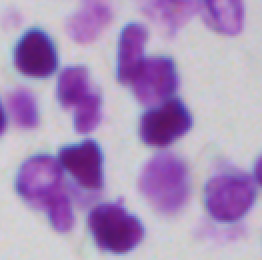
#> input picture notebooks/specimens.png, 131 x 130 px (shown 2 times larger)
$ jupyter execute watershed.ipynb   (shell and % lines are left out)
#> lines starting #> are read from the running program, lines starting #| are printed output that depends on the picture; after the words box and inside, x2 and y2 are one past the last pixel; in counts of white or black regions, pixels touching at a corner belong together
[cell 1]
import torch
from PIL import Image,ImageDraw
import matplotlib.pyplot as plt
import numpy as np
import cv2

[cell 2]
img = cv2.imread('specimens.png')
#> img is the input picture: shape (130, 131, 3); mean B, G, R 189.5, 146, 171.4

[cell 3]
plt.rcParams['figure.dpi'] = 100
plt.imshow(img)

[cell 4]
gray = cv2.cvtColor(img,cv2.COLOR_BGR2GRAY)
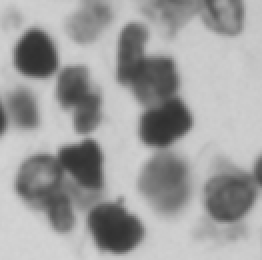
#> gray: shape (130, 131) (shown 2 times larger); min 48, max 212, mean 158.5

[cell 5]
plt.rcParams['figure.dpi'] = 100
plt.imshow(gray,cmap='gray')

[cell 6]
thresh,ret = cv2.threshold(gray,0,255,cv2.THRESH_BINARY_INV+cv2.THRESH_OTSU)
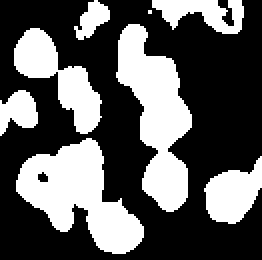
#> ret: shape (130, 131) (shown 2 times larger); 36.5% white; 8 white regions (1 under 20 px), largest, box (x1, y1, x2, y2) and area: (8, 69, 72, 127) 1872, (58, 12, 96, 106) 1847, (7, 14, 51, 67) 946
#> thresh = 146

[cell 7]
thresh
#> Out = 146

[cell 8]
plt.rcParams['figure.dpi'] = 100
plt.imshow(ret,cmap='gray')

[cell 9]
kernel = np.ones((3,3),np.uint8)
opening = cv2.morphologyEx(ret,cv2.MORPH_OPEN,kernel, iterations = 2)
#> opening: shape (130, 131); 35.6% white; 8 white regions, largest, box (x1, y1, x2, y2) and area: (8, 70, 72, 127) 1855, (59, 12, 96, 105) 1837, (7, 14, 50, 66) 931

[cell 10]
plt.rcParams['figure.dpi'] = 100
plt.imshow(opening,cmap='gray')

[cell 11]
sure_bg = cv2.dilate(opening,kernel,iterations=3)
#> sure_bg: shape (130, 131); 56% white; 1 black region, box (x1, y1, x2, y2) and area: (0, 0, 131, 130) 7490
plt.rcParams['figure.dpi'] = 100
plt.imshow(sure_bg,cmap='gray')

[cell 12]
dist_transform = cv2.distanceTransform(opening,cv2.DIST_L2,5)
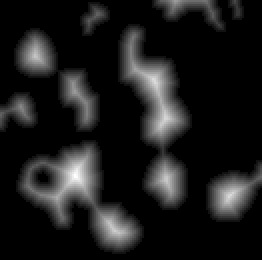
#> dist_transform: shape (130, 131) float32 (shown 2 times larger); min 0, max 14, mean 1.54; drawn with min black and max white
plt.rcParams['figure.dpi'] = 100
plt.imshow(dist_transform,cmap='gray')

[cell 13]
thresh2, sure_fg = cv2.threshold(dist_transform,0.3*dist_transform.max(),255,0)
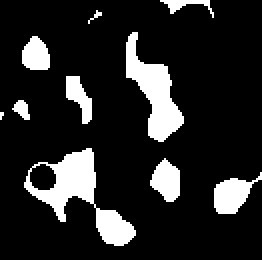
#> sure_fg: shape (130, 131) float32 (shown 2 times larger); 15.1% white; 10 white regions (2 under 20 px), largest, box (x1, y1, x2, y2) and area: (12, 74, 68, 123) 890, (63, 16, 92, 71) 675, (107, 86, 131, 107) 271
#> thresh2 = 4.2
plt.rcParams['figure.dpi'] = 100
plt.imshow(sure_fg,cmap='gray')

[cell 14]
sure_fg = np.uint8(sure_fg)
num, markers2 = cv2.connectedComponents(sure_fg)
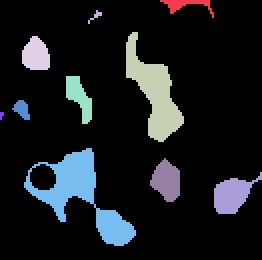
#> markers2: shape (130, 131) int32 (shown 2 times larger); 11 distinct labels, from 0 to 10; one colour per label, 0 black
#> num = 11
print(num)
#| 11

[cell 15]
unknow = cv2.subtract(sure_bg, sure_fg)
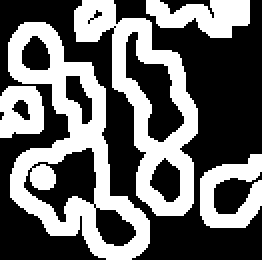
#> unknow: shape (130, 131) (shown 2 times larger); 40.9% white; 5 white regions, box (x1, y1, x2, y2) and area: (4, 11, 75, 130) 2993, (37, 0, 99, 108) 2223, (100, 77, 131, 114) 661, (73, 0, 125, 19) 644, (0, 43, 22, 69) 445

markers2 = markers2 + 1
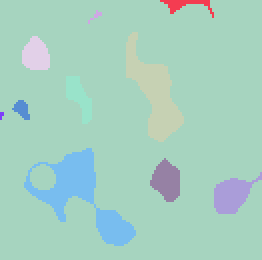
#> markers2: shape (130, 131) int32 (shown 2 times larger); 11 distinct labels, from 1 to 11; one colour per label, 0 black

markers2[unknow == 255] = 0
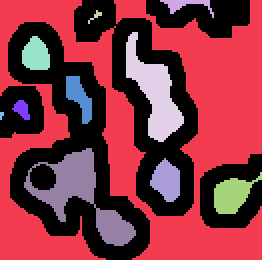
#> markers2: shape (130, 131) int32 (shown 2 times larger); 12 distinct labels, from 0 to 11; one colour per label, 0 black

[cell 16]
plt.rcParams['figure.dpi'] = 100
plt.imshow(markers2,cmap='gray')

[cell 17]
result = cv2.watershed(img,markers2)
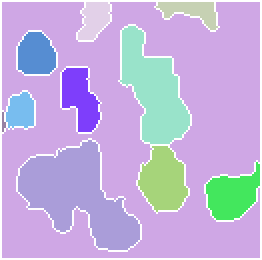
#> result: shape (130, 131) int32 (shown 2 times larger); 12 distinct labels, from -1 to 11; one colour per label, 0 black, -1 white

[cell 18]
img[markers2 == -1] = [0,0,255]
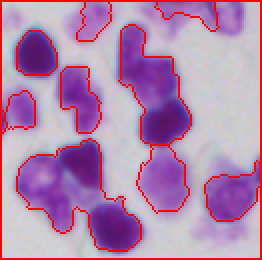
#> img: shape (130, 131, 3) (shown 2 times larger); 7.86% of pixels changed, all inside (x1, y1, x2, y2) = (0, 0, 131, 130)
plt.rcParams['figure.dpi'] = 200
plt.imshow(img,cmap='gray')

$ run again, with notebooks/speci2.png copied over notebooks/specimens.png
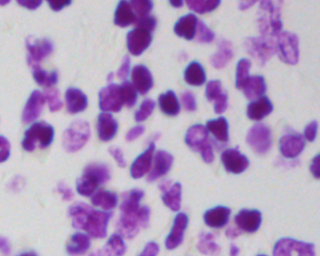
#> input picture notebooks/speci2.png, 320 x 256 px
#> img is the input picture: shape (256, 320, 3); mean B, G, R 193, 154.2, 177.3
#> `thresh,ret = cv2.threshold(gray,0,255,cv2.THRESH_BINARY_INV+cv2.THRESH..`:
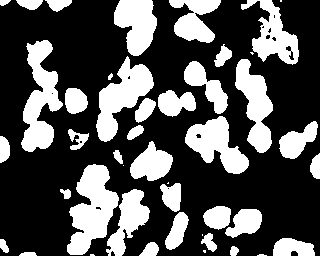
#> ret: shape (256, 320); 32.3% white; 44 white regions (8 under 20 px), largest, box (x1, y1, x2, y2) and area: (67, 164, 119, 255) 2697, (21, 40, 63, 152) 2463, (96, 56, 154, 142) 2226
#> thresh = 148
#> opening: shape (256, 320); 31.4% white; 38 white regions, largest, box (x1, y1, x2, y2) and area: (67, 165, 118, 255) 2675, (22, 40, 62, 152) 2431, (97, 59, 153, 141) 2198
#> sure_bg: shape (256, 320); 48.9% white; 20 white regions, largest, box (x1, y1, x2, y2) and area: (94, 0, 252, 177) 11591, (61, 162, 152, 256) 5759, (19, 37, 90, 155) 4502
#> thresh2 = 5.22
#> num = 44
#| 44
#> unknow: shape (256, 320); 38% white; 20 white regions, largest, box (x1, y1, x2, y2) and area: (94, 0, 252, 177) 8446, (61, 162, 152, 256) 4140, (19, 37, 90, 155) 3612
#> result: shape (256, 320) int32; 45 distinct labels, from -1 to 44
#> `img[markers2 == -1] = [0,0,255]`:
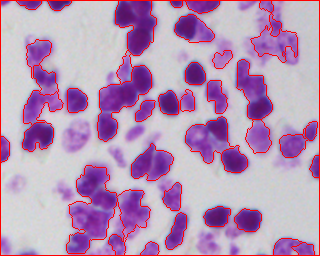
#> img: shape (256, 320, 3); 5.49% of pixels changed, all inside (x1, y1, x2, y2) = (0, 0, 320, 256)
